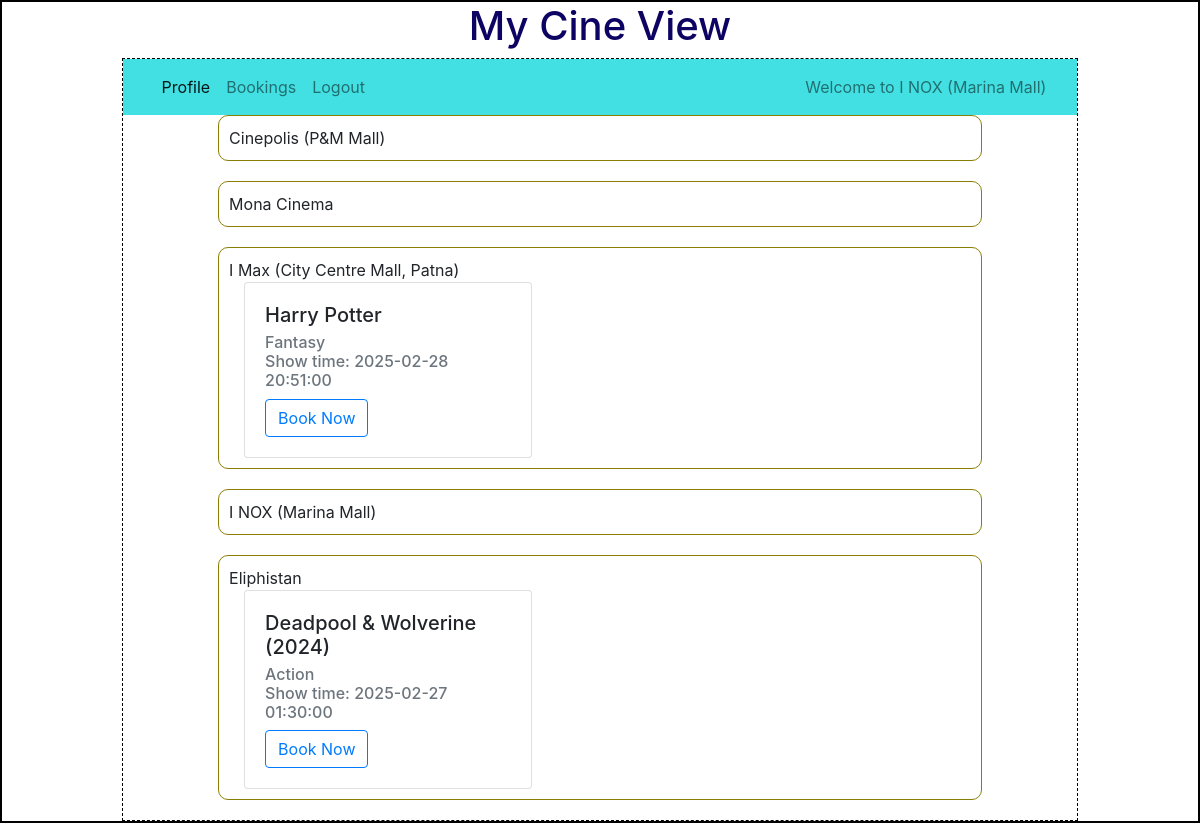
Screenshot of /user/4/I NOX (Marina Mall)  with the database file from the repository.
### backend/models.py (models this page shows)
class Theatre(db.Model):
    __tablename__="theatre"
    id=db.Column(db.Integer,primary_key=True)
    name=db.Column(db.String,nullable=False)
    location=db.Column(db.String,nullable=False)
    pin_code=db.Column(db.Integer,nullable=False)
    capacity=db.Column(db.Integer,nullable=False)
    shows=db.relationship("Show",cascade="all,delete",backref="theatre",lazy=True) # Theater can access all of Its shows

class Show(db.Model):
    __tablename__="show"
    id=db.Column(db.Integer,primary_key=True)
    name=db.Column(db.String,nullable=False)
    tags=db.Column(db.String,nullable=False)
    rating=db.Column(db.Integer,default=0)
    tkt_price=db.Column(db.Float,default=0.0)
    date_time=db.Column(db.DateTime,nullable=False)
    theatre_id=db.Column(db.Integer, db.ForeignKey("theatre.id"),nullable=False)
    tickets=db.relationship("Ticket",cascade="all,delete",backref="show",lazy=True) # Shows can access Its tickets

### backend/controllers.py (the view)
@app.route("/user/<id>/<name>")
def user_dashboard(id,name):
    theatres=get_theatres()
    dt_time_now=datetime.today().strftime("%Y-%m-%dT%H:%M")
    dt_time_now=datetime.strptime(dt_time_now,"%Y-%m-%dT%H:%M")
    return render_template("user_dashboard.html",uid=id,name=name,theatres=theatres,dt_time_now=dt_time_now)

### backend/controllers.py (called while the page is built)
def get_theatres():
    theatres=Theatre.query.all()
    return theatres

### templates/user_dashboard.html
{%extends "user_layout.html"%}
{%block content%}
        {%if theatres%}
                {%for theatre in theatres%}
                {%if theatre.shows%}
                <div class="outer_box">
                    {{theatre.name}}
                    <div class="container">
                        <div class="row">
                            {%for show in theatre.shows%}
                            {%if show.date_time >= dt_time_now%}
                            <div class="col">
                                <div class="card" style="width: 18rem;">
                                    <div class="card-body">
                                        <h5 class="card-title">{{show.name}}</h5>
                                        <h6 class="card-subtitle mb-2 text-muted">{{show.tags}} <br>Show time: {{show.date_time}}</h6>
                                        <a href="/book_ticket/{{uid}}/{{show.id}}/{{name}}" type="button" class="btn btn-outline-primary">Book Now</a>
                                    </div>
                                </div>
                            </div>
                            {%endif%}
                            {%endfor%}
                        </div>
                    </div>
                </div>
                {%endif%}
                {%endfor%}
        {%else%}
                <h3 class="center">Sorry, no theatres available!!!</h3>
        {%endif%}
{%endblock%}

### templates/user_layout.html (shortened to what this page needs)
<!DOCTYPE html>
<html lang="en">
    <head>
        <link rel="stylesheet" href="/static/styles/main.css">
        <link rel="stylesheet" href="https://cdn.jsdelivr.net/npm/bootstrap@4.0.0/dist/css/bootstrap.min.css">
    </head>
    <body>
        <div class="my_container">
            <div class="center"><h1>My Cine View</h1></div>
            <div class="my_panel">
                <nav class="navbar navbar-expand-lg navbar-light" style="background-color:rgb(66, 224, 226)">
                    <div class="container-fluid">
                        <div class="collapse navbar-collapse d-flex justify-content-between" id="navbarText">
                            <ul class="navbar-nav mb-2 mb-lg-0">
                                <li class="nav-item">
                                    <a class="nav-link active" aria-current="page" href="#">Profile</a>
                                </li>
                                <li class="nav-item">
                                    <a class="nav-link" href="#">Bookings</a>
                                </li>
                                <li class="nav-item">
                                    <a class="nav-link" href="/login">Logout</a>
                                </li>
                            </ul>
                            <span class="navbar-text">
                                Welcome to {{name}}
                            </span>
                        </div>
                    </div>
                </nav>
                {%block content%}{%endblock%}
            </div>
        </div>
    </body>
</html>

### static/styles/main.css (style rules this page uses)
* { margin:0px; }
.my_container { border: 2px solid black }
.my_panel { width: 80%; margin: auto; height: auto; border: 1px dashed black; }
.outer_box { border: 1px solid rgb(138, 127, 4); margin-top: 20px; margin: auto; padding: 10px; width: 80%; border-radius: 10px; margin-bottom: 20px; }
.center { text-align: center; margin: auto; color: rgb(13, 3, 98); }

### rows the page displays
Theatre: name "I NOX (Marina Mall)"
Theatre: name "Cinepolis (P&M Mall)"
Theatre: name "Mona Cinema"
Theatre: name "I Max (City Centre Mall, Patna)"
Show: name "Harry Potter", tags "Fantasy", date_time "2025-02-28 20:51:00"
Theatre: name "Eliphistan"
Show: name "Deadpool & Wolverine (2024)", tags "Action", date_time "2025-02-27 01:30:00"
